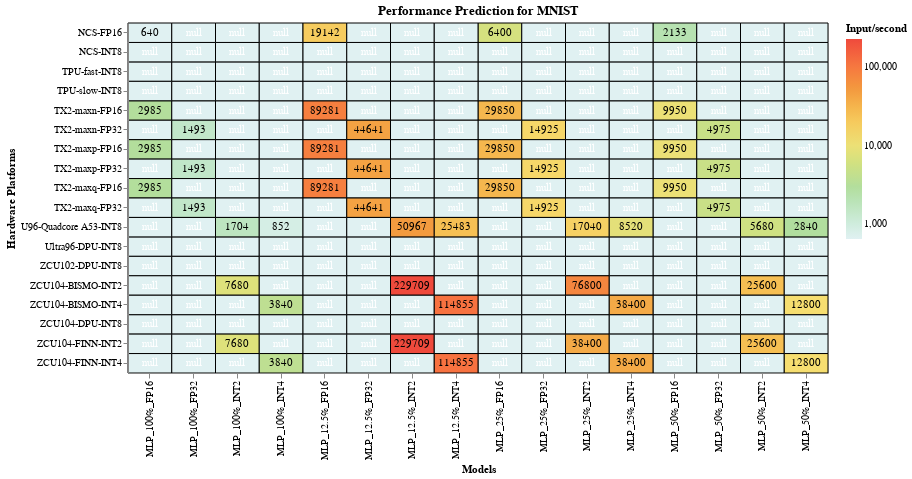

Here is the notebook cell this chart was saved with:
### Markdown cell above
For MNIST, quantization combined with pruning deliver some of best performance results.

### Code cell
#hide_input
%run scripts/altair_plots.py
#load mnist dataset and plot it
heatmap(pd.read_csv("data/cleaned_csv/performance_prediction_mnist.csv"), 'red', 'Performance Prediction for MNIST')

### Figure 1 — Vega-Lite specification as saved in the notebook (floating-point values rounded to 4 significant figures; data arrays with more than 128 entries replaced by an {"elided": "..."} marker saying what was removed)
{"config": {"view": {"continuousWidth": 400, "continuousHeight": 300}}, "layer": [{"mark": {"type": "rect", "invalid": null, "stroke": "black", "strokeWidth": 1}, "encoding": {"color": {"type": "quantitative", "field": "values", "scale": {"scheme": "lightmulti", "type": "log"}, "title": "Input/second"}, "tooltip": [{"type": "quantitative", "field": "values", "title": "Input/sec"}, {"type": "nominal", "field": "x", "title": "Model"}, {"type": "nominal", "field": "y", "title": "Hardware Platform"}], "x": {"type": "ordinal", "field": "x", "title": "Models"}, "y": {"type": "ordinal", "field": "y", "title": "Hardware Platforms"}}, "height": 350, "selection": {"selector005": {"type": "single", "on": "mouseover", "nearest": true}}, "title": "Performance Prediction for MNIST", "width": 700}, {"mark": {"type": "text", "color": "white"}, "encoding": {"color": {"condition": {"value": "black", "test": "(datum.values > 1)"}, "value": "white"}, "text": {"type": "quantitative", "field": "values", "format": ".0f"}, "tooltip": [{"type": "quantitative", "field": "values", "format": ".0f", "title": "Input/sec"}, {"type": "nominal", "field": "x", "title": "Model"}, {"type": "nominal", "field": "y", "title": "Hardware Platform"}], "x": {"type": "ordinal", "field": "x", "title": "Models"}, "y": {"type": "ordinal", "field": "y", "title": "Hardware Platforms"}}}], "data": {"name": "data-174f917f9c3b5d412d450e8f5d2238a9"}, "$schema": "https://vega.github.io/schema/vega-lite/v4.0.2.json", "datasets": {"data-174f917f9c3b5d412d450e8f5d2238a9": {"elided": "288 records"}}}
